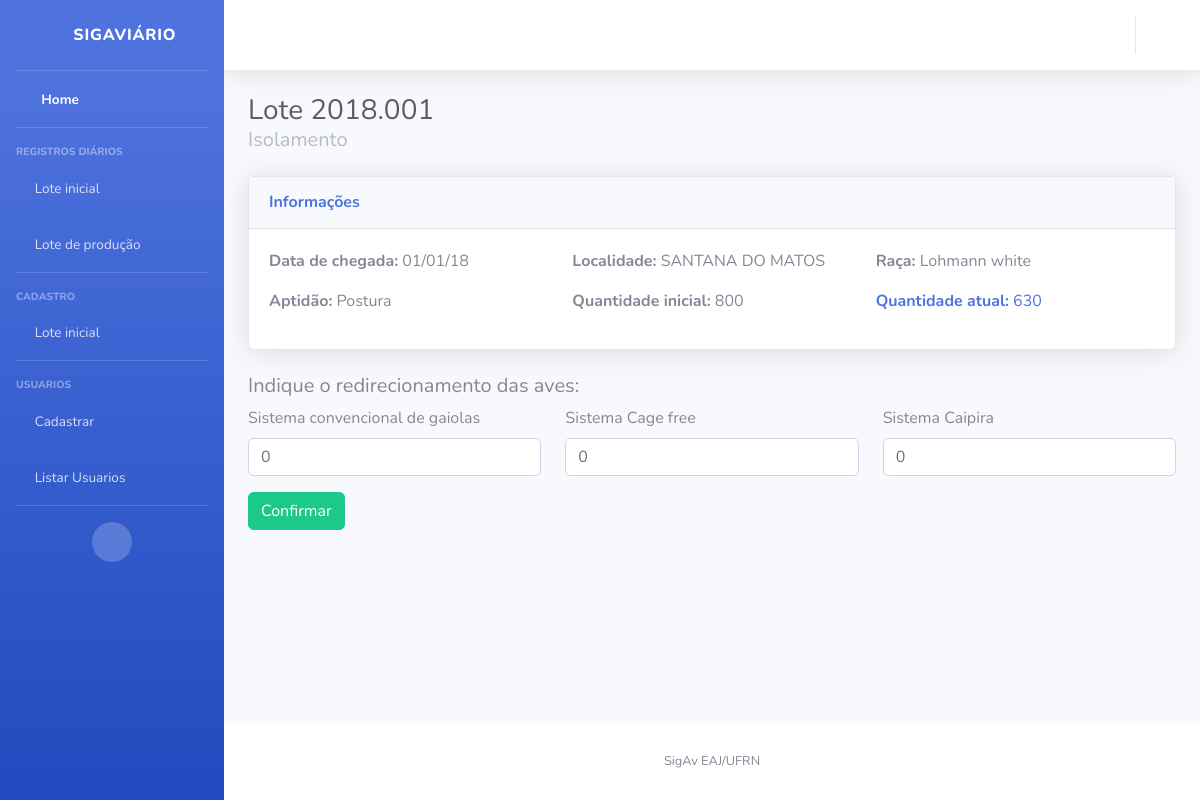
The app's page /producao/cadastrar/ with its own data.
### lote/models.py (models this page shows)
class Lote(models.Model):
    codigo = models.CharField(max_length=50, unique=True)
    aptidao = models.CharField(max_length=1, choices=APTIDAO, default='B')
    data_chegada = models.DateField(default=date.today)
    localidade = models.CharField(max_length=200)
    quantidade_aves_chegada = models.PositiveIntegerField()
    quantidade_aves_final = models.PositiveIntegerField(null=True, blank=True)
    raca = models.CharField(max_length=1, choices=RACA)
    status = models.CharField(max_length=1, choices=STATUS, default='A')
    def __str__(self):
        return self.codigo
    class Meta:
        ordering = ('status','data_chegada',)

### producao/views.py (the view)
# urls.py: path('cadastrar/', views.cadastrar, name='cadastrar'),
def cadastrar(request):
    lote_atual = buscar_lote_atual()
    if (request.method == "POST"):
        form = ProducaoForm(request.POST)
        if form.is_valid():
            gaiola = form.cleaned_data['gaiola']
            free_range = form.cleaned_data['free_range']
            caipira = form.cleaned_data['caipira']
            if gaiola > 0:
                fase_postura_gaiola = Fase_postura(
                    lote=lote_atual,
                    tipo_sistema = 'B',
                    data_chegada = date.today(),
                    quantidade_aves_chegada = gaiola,
                    quantidade_aves_final = gaiola
                )
                fase_postura_gaiola.save()
            if free_range > 0:
                fase_postura_free_range = Fase_postura(
                    lote=lote_atual,
                    tipo_sistema = 'A',
                    data_chegada = date.today(),
                    quantidade_aves_chegada = free_range,
                    quantidade_aves_final = free_range
                )
                fase_postura_free_range.save()
            if caipira > 0:
                fase_postura_caipira = Fase_postura(
                    lote=lote_atual,
                    tipo_sistema = 'C',
                    data_chegada = date.today(),
                    quantidade_aves_chegada = caipira,
                    quantidade_aves_final = caipira
                )
                fase_postura_caipira.save()
            lote_atual.status = "C"
            lote_atual.save()
            return redirect("producao:listar")
    else:
        form = ProducaoForm()
    informacoes = {
        'lote': lote_atual,
        'form': form
    }
    return render(request, "producao/cadastrar.html", informacoes)

### producao/forms.py (shortened to what this page needs)
class ProducaoForm(forms.Form):
    gaiola = forms.IntegerField(label='Sistema convencional de gaiolas', initial=0)
    free_range = forms.IntegerField(label='Sistema Cage free', initial=0)
    caipira = forms.IntegerField(label='Sistema Caipira', initial=0)

### producao/views.py (called while the page is built)
def buscar_lote_atual():
    if (len(Lote.objects.filter(Q(status="A") | Q(status="B"))) > 0):
        return Lote.objects.filter(Q(status="A") | Q(status="B"))[0]
    else:
        return None

### templates/producao/cadastrar.html (shortened to what this page needs)
{% extends "base.html" %}
{% load bootstrap4 %}
{% block titulo %}
  Lote {{lote}}
  <p class="m-0 h5 font-weight-regular text-gray-500">{{lote.get_status_display}}</p>
{% endblock %}
{% block conteudo %}
<div class="row">
    <div class="col">
      <div class="card shadow mb-4">
          <div class="card-header py-3">
              <h6 class="m-0 font-weight-bold text-primary">Informações</h6>
          </div>
          <div class="card-body">
            <div class="row">
              <div class="col-lg-4">
                <p><strong>Data de chegada:</strong> {{lote.data_chegada|date:"d/m/y"}}</p>
                <p><strong>Aptidão:</strong> {{lote.get_aptidao_display}}</p>
              </div>
              <div class="col-lg-4">
                <p><strong>Localidade:</strong> {{lote.localidade}}</p>
                <p><strong>Quantidade inicial:</strong> {{lote.quantidade_aves_chegada}}</p>
              </div>
              <div class="col-lg-4">
                <p><strong>Raça:</strong> {{lote.get_raca_display}}</p>
                <p style="color: #4e73df"><strong>Quantidade atual:</strong> {{lote.quantidade_aves_final}}</p>
              </div>
            </div>
          </div>
      </div>
    </div>
  </div>
  <h5>Indique o redirecionamento das aves:</h5>
  <form method="POST">
      <div class="row">
        <div class="col-lg-4">
          {% bootstrap_field form.gaiola %}
        </div>
        <div class="col-lg-4">
          {% bootstrap_field form.free_range %}
        </div>
        <div class="col-lg-4">
          {% bootstrap_field form.caipira %}
        </div>
      </div>
      <input type="submit" class="btn btn-success" value="Confirmar">
  </form>
{% endblock %}

### records on screen
Lote: codigo "2018.001", status "Isolamento", data_chegada "01/01/18", aptidao "Postura", localidade "SANTANA DO MATOS", quantidade_aves_chegada "800", raca "Lohmann white", quantidade_aves_final "630"
